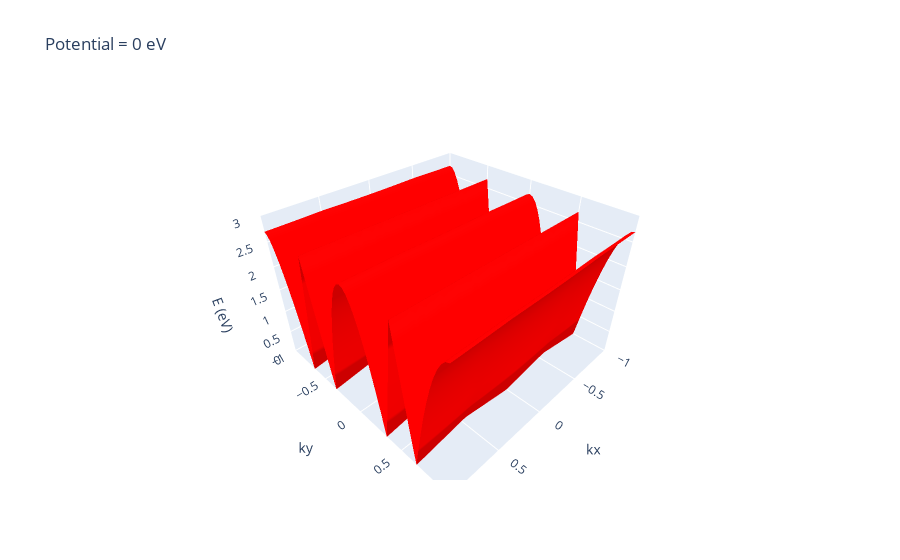
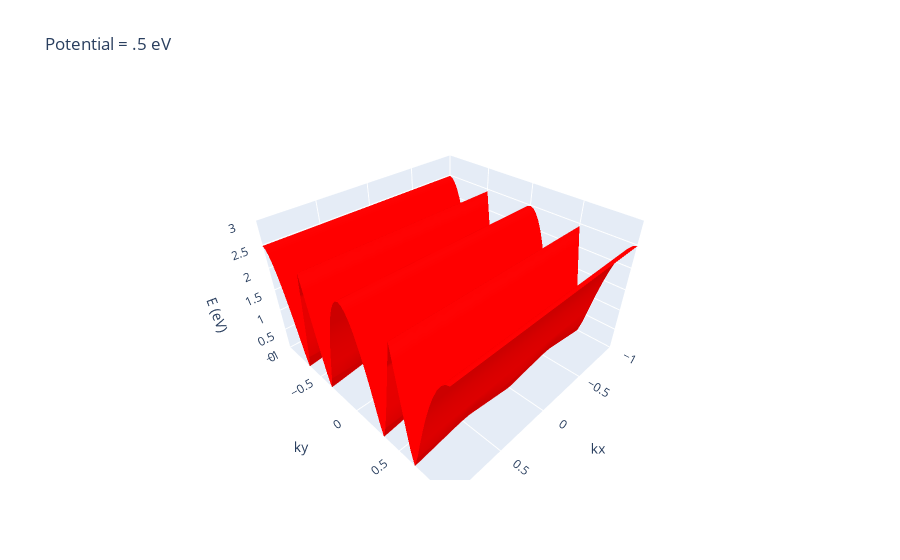

Notebook source saved alongside these figures, in order:
### Code cell
potentials = ["0",".5"]
e_ranges = [3,3]
for potential, e_range in zip(potentials, e_ranges):
    filename = f"potential_{potential}/bulkek.dat"
    bands = split_data_by_bands(filename)
    vb = bands[47]
    cb1 = bands[48]
    cb2 = bands[49]

    fig = go.Figure()

    fig.add_trace(go.Mesh3d(x=cb1[:,0], y=cb1[:,1], z=cb1[:,4], color='red'))
    # fig.add_trace(go.Mesh3d(x=cb2[:,0], y=cb2[:,1], z=cb2[:,4], color='blue'))
    # fig.add_trace(go.Scatter3d(x=vb[:,0], y=vb[:,1], z=vb[:,4], mode="markers", marker=dict(size=1, color='red') ))
    # fig.add_trace(go.Scatter3d(x=cb1[:,0], y=cb1[:,1], z=cb1[:,4], mode="markers", marker=dict(size=1, color='blue') ))

    fig.update_layout(scene=dict(
                    xaxis=dict(title='kx', showgrid=True,range=[-1,1]),
                    yaxis=dict(title='ky',  showgrid=True,range=[-1,1]),
                    zaxis=dict(title='E (eV)', range=[0,e_range]),),
                    title=f'Potential = {potential} eV')

    fig.show()

### Figure 1 — Plotly figure (JSON) as saved in the notebook; plotly's stock layout.template omitted (floating-point values rounded to 4 significant figures; data arrays with more than 128 entries replaced by an {"elided": "..."} marker saying what was removed)
{"data": [{"color": "red", "type": "mesh3d", "x": {"elided": "12221 float values"}, "y": {"elided": "12221 float values"}, "z": {"elided": "12221 float values"}}], "layout": {"scene": {"xaxis": {"range": [-1, 1], "showgrid": true, "title": {"text": "kx"}}, "yaxis": {"range": [-1, 1], "showgrid": true, "title": {"text": "ky"}}, "zaxis": {"range": [0, 3], "title": {"text": "E (eV)"}}}, "title": {"text": "Potential = 0 eV"}}}

### Figure 2 — Plotly figure (JSON) as saved in the notebook; plotly's stock layout.template omitted (floating-point values rounded to 4 significant figures; data arrays with more than 128 entries replaced by an {"elided": "..."} marker saying what was removed)
{"data": [{"color": "red", "type": "mesh3d", "x": {"elided": "12221 float values"}, "y": {"elided": "12221 float values"}, "z": {"elided": "12221 float values"}}], "layout": {"scene": {"xaxis": {"range": [-1, 1], "showgrid": true, "title": {"text": "kx"}}, "yaxis": {"range": [-1, 1], "showgrid": true, "title": {"text": "ky"}}, "zaxis": {"range": [0, 3], "title": {"text": "E (eV)"}}}, "title": {"text": "Potential = .5 eV"}}}
